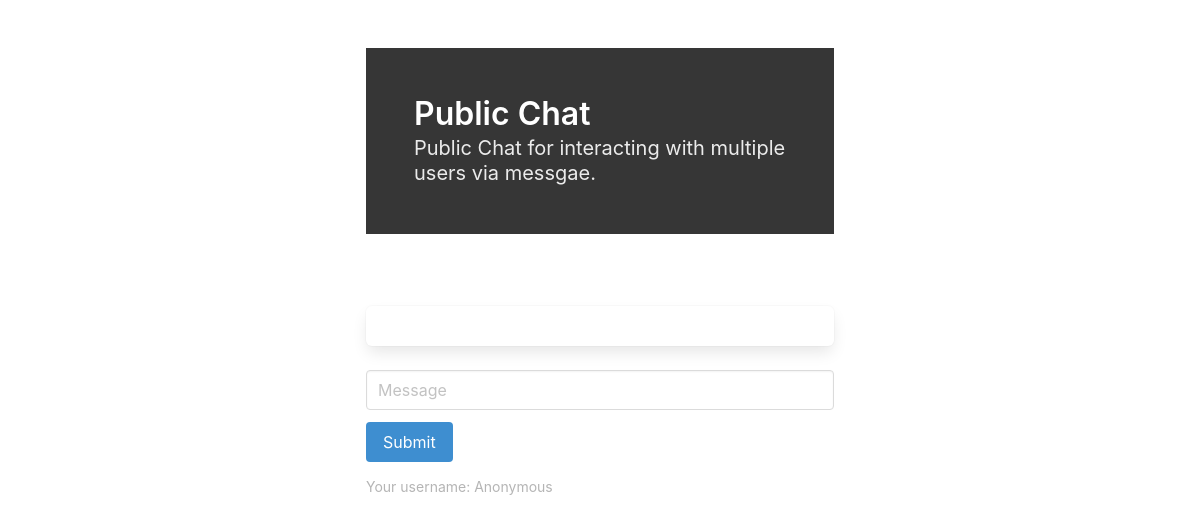
The app's page /ahir/, older data.
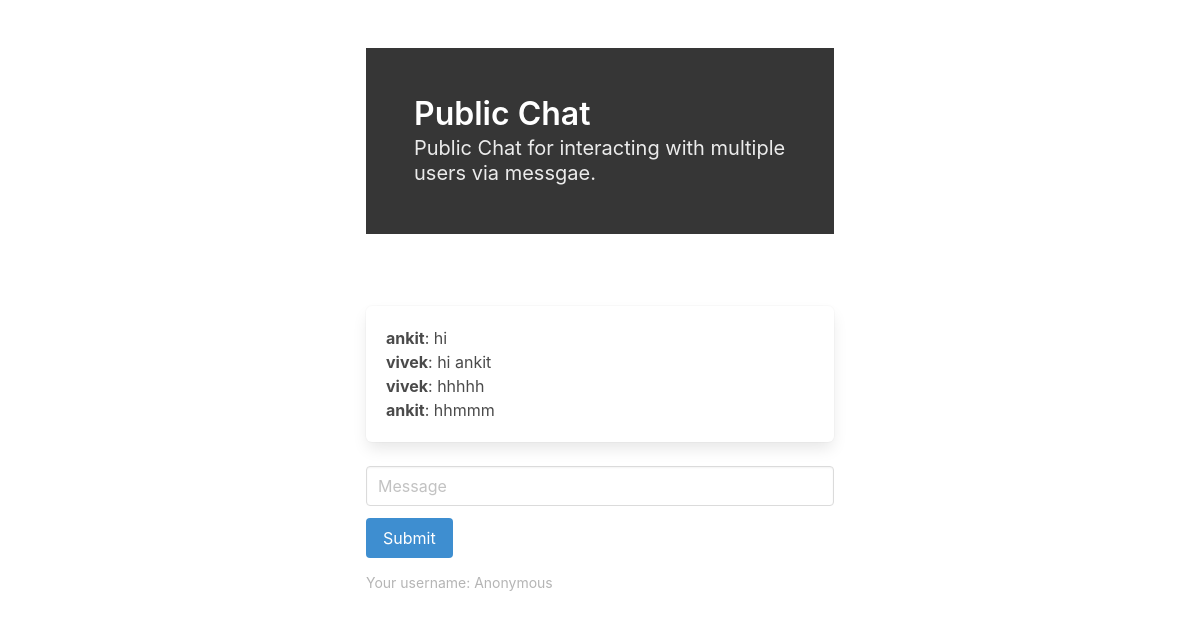
The same page, newer data.
### chat/models.py (models this page shows)
class Message(models.Model):
    username = models.CharField(max_length=255)
    room = models.CharField(max_length=255)
    content = models.TextField()
    date_added = models.DateTimeField(auto_now_add=True)
    class Meta:
        ordering = ('date_added',)

### chat/views.py (the view)
# urls.py: path('<str:room_name>/', room, name='room')
def room(request, room_name):
    username = request.GET.get('username', 'Anonymous')
    messages = Message.objects.filter(room=room_name)[0:25] #top 25 messages
    return render(request, 'chat/room.html', {'room_name' : room_name, 'username' : username, 'messages' : messages})

### chat/templates/chat/room.html (shortened to what this page needs)
<!DOCTYPE html>
<html lang="en">
<head>
    <link rel="stylesheet" href="https://cdn.jsdelivr.net/npm/bulma@0.9.3/css/bulma.min.css">
</head>
    <body>
        <section class="section">
            <div class="container">
                <div class="columns is-multiline">
                    <div class="column is-6 is-offset-3 mb-6">
                        <section class="hero is-dark">
                            <div class="hero-body">
                                <p class="title">
                                    Public Chat
                                </p>
                                <p class="subtitle">
                                    Public Chat for interacting with multiple users via messgae.
                                </p>
                            </div>
                        </section>
                    </div>
                    <div class="column is-6 is-offset-3">
                        <div class="box">
                            <div id="chat-messages" style="max-height: 300px; overflow-y: scroll;">
                                {% for m in messages %}
                                    <b>{{ m.username }}</b>: {{ m.content }}<br>
                                {% endfor %}
                            </div>
                        </div>
                        <div class="field">
                            <div class="control">
                                <input class="input" type="text" placeholder="Message" id="chat-message-input">
                            </div>
                        </div>
                        <div class="field">
                            <div class="control">
                                <a class="button is-info" id="chat-message-submit">Submit</a>
                            </div>
                        </div>
                        <small class="has-text-grey-light">Your username: {{ username }}</small>
                    </div>
                </div>
            </div>
        </section>
    </body>
</html>

Row changes from the older to the newer data that the page shows:
added Message: username "ankit", content "hi"
added Message: username "vivek", content "hi ankit"
added Message: username "vivek", content "hhhhh"
added Message: username "ankit", content "hhmmm"
